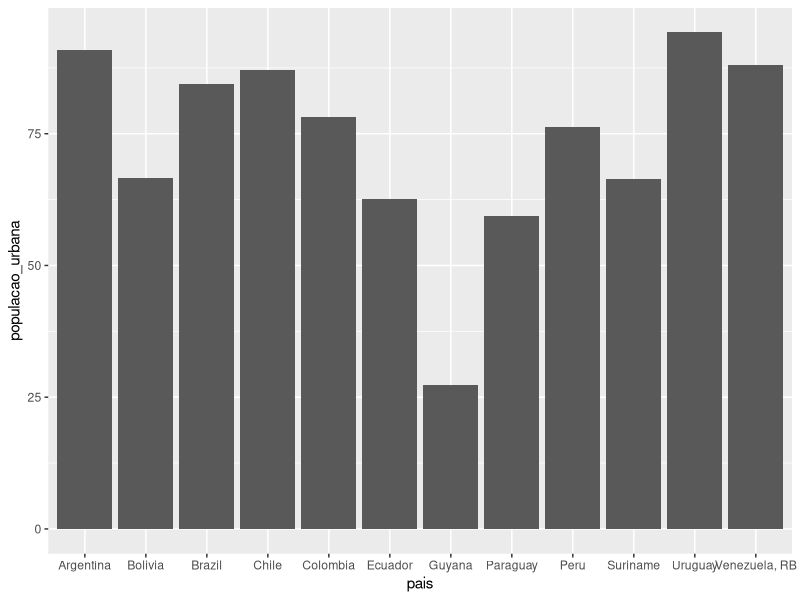
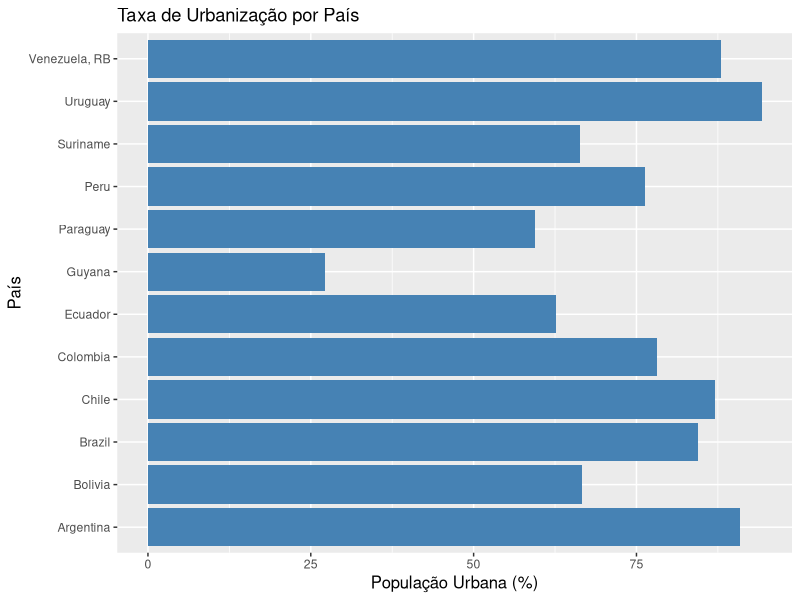
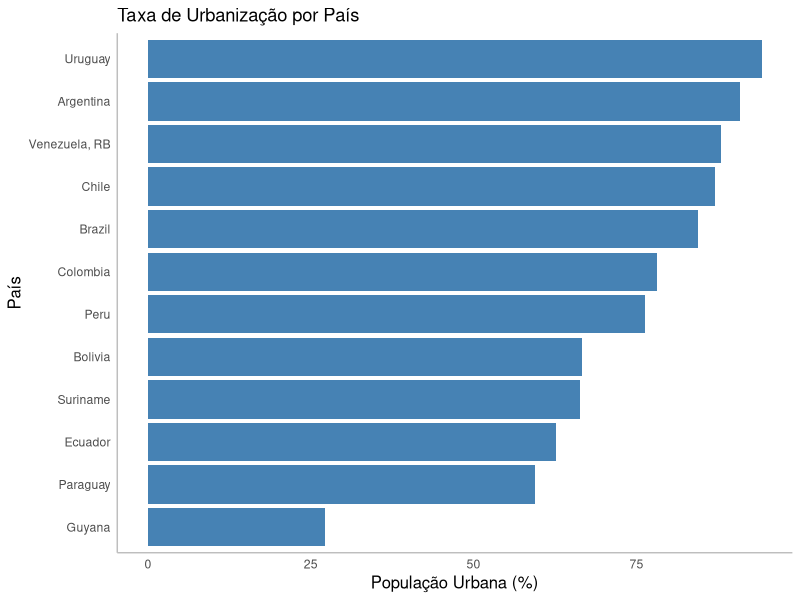
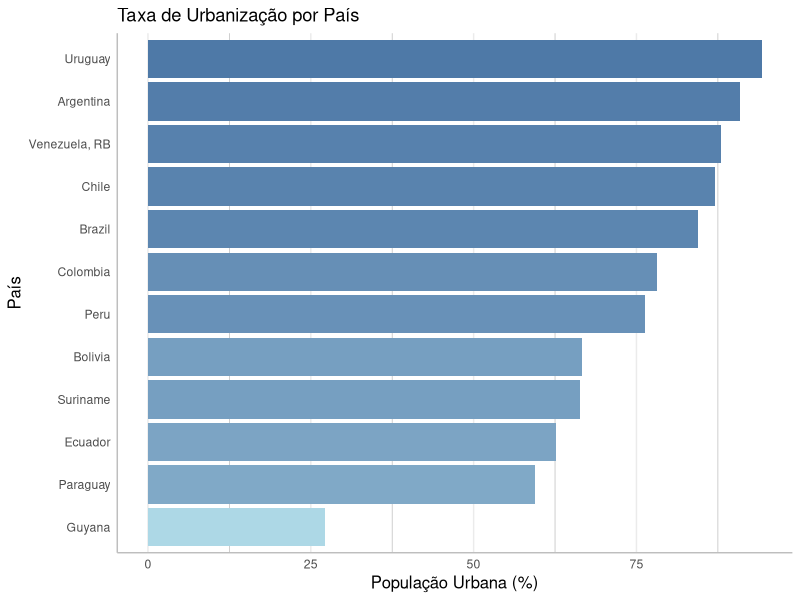
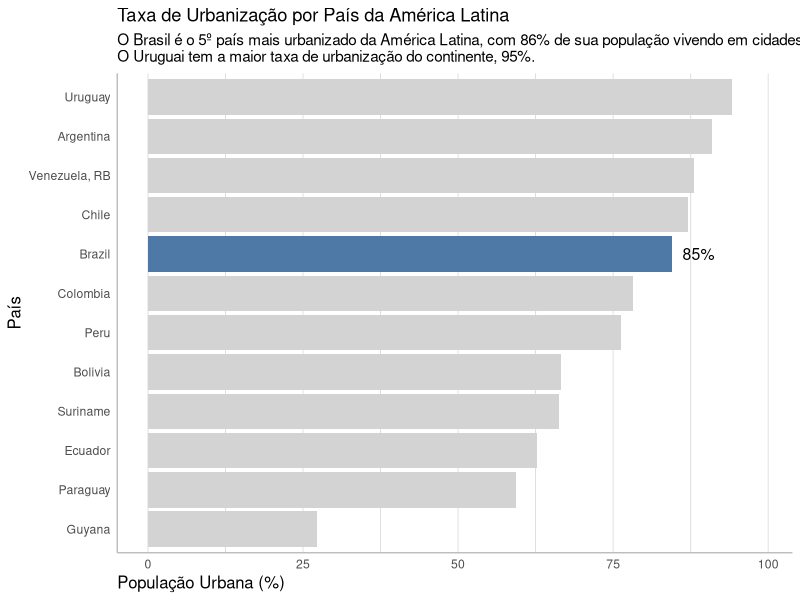

R code for these plots, in order:
library(ggplot2)
library(dplyr)
library(scales)

##################
# LOAD DATA
# Reference: World Data Bank
##################

df <- read.csv("data/world_data.csv", sep=",")


#Filtrar países de interesse
aux <- df %>% filter(continente %in% c("South America"))


#agrupar por país e calcula a média do período
aux <- aux %>% 
  group_by(pais) %>% 
  summarise(populacao_urbana = mean(populacao_urbana, na.rm = T))


#Atividade: elaborar gráfico de barras da taxa de urbanização dos países
aux %>% 
  ggplot(aes(x=pais, y=populacao_urbana)) +
  geom_bar(stat = "identity")


## Converter para barras horizontal
## Melhorar tamanho títulos eixo X e Y
## Dar nome aos Eixos

#! PROMPT
#! para o seguinte gráfico em R, aumente o tamanho do título do eixo X e Y, 
#! dê nomes representativos para os eixos e converta o gráfico para barras horizontais

aux %>% 
  ggplot(aes(x=pais, y=populacao_urbana)) +
  geom_bar(stat = "identity", fill = "steelblue") +
  coord_flip() +  # Convert to horizontal bars
  labs(
    x = "País", 
    y = "População Urbana (%)", 
    title = "Taxa de Urbanização por País"
  ) +
  theme(
    axis.title.x = element_text(size = 12),
    axis.title.y = element_text(size = 12)
  )

## Remover cor de fundo
## Ordenar as barras

#! PROMPT
#! alter o gráfico, remova a cor de fundo,
#! remova as linhas de grade e ordene os países pela maior taxa de urbanização

aux %>% 
  arrange(desc(populacao_urbana)) %>%  # Sort countries by urbanization rate
  ggplot(aes(x=reorder(pais, populacao_urbana), y=populacao_urbana)) +
  geom_bar(stat = "identity", fill = "steelblue") +
  coord_flip() +
  labs(
    x = "País", 
    y = "População Urbana (%)", 
    title = "Taxa de Urbanização por País"
  ) +
  theme_minimal() +  # Remove background color
  theme(
    axis.line = element_line(color = "gray"), 
    axis.title.x = element_text(size = 12),
    axis.title.y = element_text(size = 12),
    panel.grid = element_blank()  # Remove grid lines
  )

## Manter linhas dos eixos X e Y
## Alterar para escala de cores 

#! PROMPT
#! altere o gráfico, mantenha as linhas dos eixos X e Y, 
#! mude a cor para uma escala de intensidade do maior para o menor, 
#! remova a legenda

aux %>% 
  arrange(desc(populacao_urbana)) %>%
  ggplot(aes(x=reorder(pais, populacao_urbana), y=populacao_urbana, fill=populacao_urbana)) +
  geom_bar(stat = "identity") +
  coord_flip() +
  labs(
    x = "País", 
    y = "População Urbana (%)", 
    title = "Taxa de Urbanização por País"
  ) +
  theme_minimal() +
  theme(
    axis.line = element_line(color = "gray"), 
    axis.title.x = element_text(size = 12),
    axis.title.y = element_text(size = 12),
    panel.grid.minor.x = element_line(color = "gray"), 
    panel.grid.minor.y = element_blank(),
    panel.grid.major.y = element_blank(),
    legend.position = "none"
  ) +
  scale_fill_gradient(low = "lightblue", high = "#4E79A7")


#! PROMPT
#! altere o gráfico, dê destaque ao Brazil. Inclua o rótulo de dados em percentual, apenas para o Brazil

aux %>%
  ggplot(aes(x = reorder(pais, populacao_urbana), y = populacao_urbana)) +
  geom_bar(stat = "identity", aes(fill = ifelse(pais == "Brazil", "#4E79A7", "lightgray"))) +
  geom_text(aes(label = ifelse(pais == "Brazil", paste0(round(populacao_urbana, 0), "%"), "")), 
            position = position_stack(vjust = 1.05),  # Center the text vertically
            color = "black", 
            size = 4) +  # Adjust text size as needed
  coord_flip() +
  labs(
    x = "País", 
    y = "População Urbana (%)", 
    title = "Taxa de Urbanização por País da América Latina",
    subtitle = {"O Brasil é o 5º país mais urbanizado da América Latina, com 86% de sua população vivendo em cidades.\nO Uruguai tem a maior taxa de urbanização do continente, 95%."}
  ) +
  theme_minimal() +
  theme(
    axis.line = element_line(color = "gray"), 
    axis.title.x = element_text(size = 12, hjust = 0),
    axis.title.y = element_text(size = 12),
    panel.grid.minor.x = element_line(color = "lightgray"), 
    panel.grid.minor.y = element_blank(),
    panel.grid.major.y = element_blank(),
    
  ) +
  scale_fill_identity() +  # Use scale_fill_identity to apply fill colors directly
  theme(
    legend.position = "none"  # Remove the legend since it is not necessary
  )


